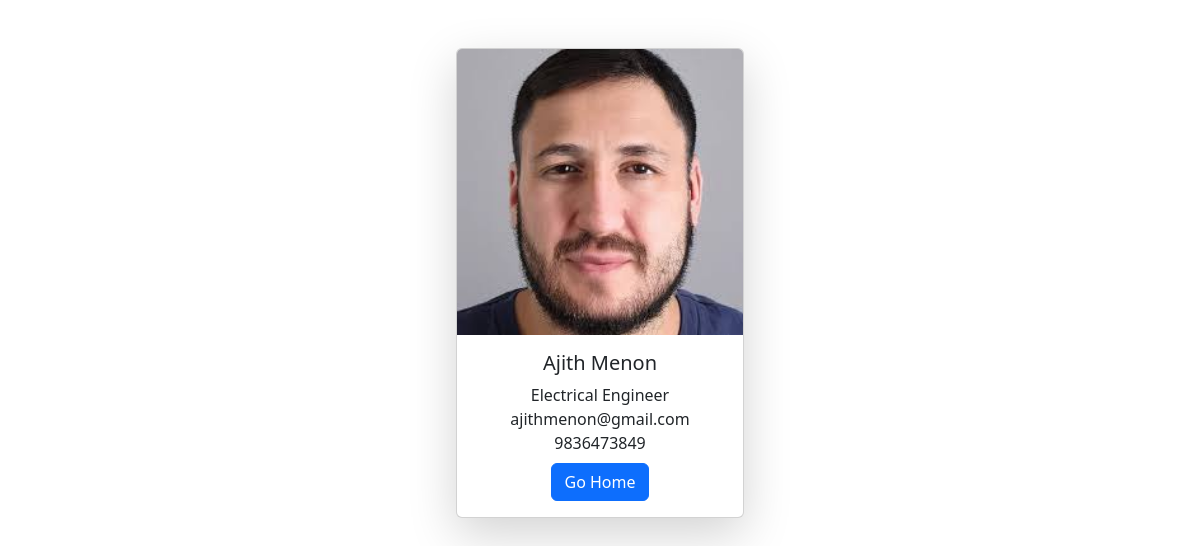
The page /employee/2 on the database its author committed.
### employee/models.py (models this page shows)
class Employee(models.Model):
    first_name = models.CharField(max_length=100)
    last_name = models.CharField(max_length=100)
    phone_no = models.CharField(max_length=12)
    photo = models.ImageField(upload_to='images/')
    email = models.EmailField(max_length=100)
    job = models.CharField(max_length=100)
    created_at = models.DateTimeField(auto_now_add=True)
    updated_at = models.DateTimeField(auto_now=True)
    def __str__(self):
        return f'{self.first_name} {self.last_name}'

### employee/views.py (the view)
# urls.py: path('<int:pk>',views.emp_details,name='emp_details'),
def emp_details(request,pk):
    details = get_object_or_404(Employee,pk=pk)
    context = {
        'details': details
    }
    return render(request,'emp_detail.html',context)

### templates/emp_detail.html (shortened to what this page needs)
<!DOCTYPE html>
<html lang="en">
<head>
    <link href="https://cdn.jsdelivr.net/npm/bootstrap@5.3.3/dist/css/bootstrap.min.css" rel="stylesheet"
>
</head>
<body class="d-flex justify-content-center align-items-center mt-4 ">
    <div class="container d-flex justify-content-center mt-4">
        <div class="card text-center shadow-lg" style="width: 18rem;">
            <img class="card-img-top" src="{{details.photo.url}}" alt="Employee image">
            <div class="card-body">
                <h5 class="card-title">{{details}}</h5>
                <p class="card-text m-0">{{details.job}}</p>
                <p class="card-text m-0">{{details.email}}</p>
                <p class="card-text m-0">{{details.phone_no}}</p>
                <a href="{% url 'home' %}" class="btn btn-primary mt-2">Go Home</a>
            </div>
        </div>
    </div>
</body>
</html>

### rows shown on the page
Employee: photo (picture), first_name+last_name "Ajith Menon", job "Electrical Engineer", email "ajithmenon@gmail.com", phone_no "9836473849"
